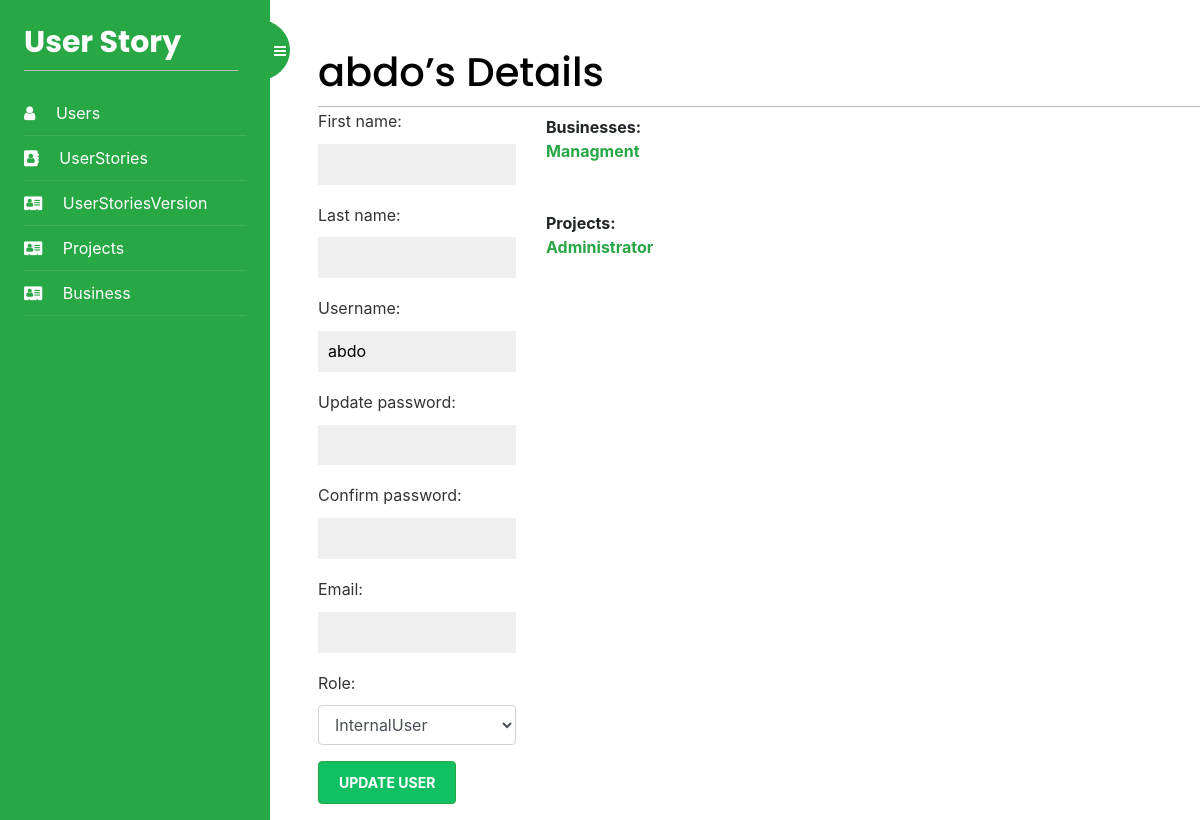
Screenshot of /Users/userDetails/4 with the database file from the repository.
### UserStoryApp/models.py (models this page shows, shortened)
class User (AbstractUser):
    Role = models.IntegerField(blank=True, null=True, default=2)
    project = []
    business = []

class Business(models.Model):
    id = models.AutoField(primary_key=True)
    businessIndustry = models.ManyToManyField(
        BusinessCategory)
    hourlyRate = models.IntegerField(blank=True, null=True)
    name = models.TextField(blank=True)
    LegalEntityName = models.TextField(blank=True)
    Address = models.TextField(blank=True)
    BusinessNumber = models.IntegerField(blank=True, null=True)
    BusinessEmail = models.TextField(blank=True)
    User = models.ManyToManyField(User)
    ABN = models.IntegerField(blank=True, null=True)
    class Meta:
        db_table = "Business"

class Project(models.Model):
    id = models.AutoField(primary_key=True)
    name = models.TextField(blank=True)
    Business = models.ForeignKey(Business, on_delete=models.CASCADE)
    User = models.ForeignKey(
        User, on_delete=models.CASCADE, blank=True, null=True)
    project = ""
    class Meta:
        db_table = "Project"

### Users/views.py (the view, shortened to what this page needs)
# urls.py: path('userDetails/<int:id>', views.userDetails, name='userDetails')
def userDetails(request, id):
    User = get_user_model()
    users = User.objects.get(id=id)
    projects = Project.objects.filter(User=users)
    business = Business.objects.filter(User=users)
    form = EditUserForm(
        initial={'first_name': users.first_name, 'last_name': users.last_name, 'username': users.username, 'Update_password': users.password,
                 'email': users.email, 'Role': (users.Role, Role(users.Role).name)})
    return render(request, 'user/userDetails.html', {'form': form, 'projects': projects, 'business': business})

### Users/forms.py (shortened to what this page needs)
class EditUserForm(forms.ModelForm):
    first_name = forms.CharField(
        widget=forms.TextInput(attrs={'class': 'w-100'}))
    last_name = forms.CharField(
        widget=forms.TextInput(attrs={'class': 'w-100'}))
    username = forms.CharField(
        widget=forms.TextInput(attrs={'class': 'w-100'}))
    Update_password = forms.CharField(
        widget=forms.PasswordInput(attrs={'class': 'w-100'}))
    confirm_password = forms.CharField(
        widget=forms.PasswordInput(attrs={'class': 'w-100'}))
    email = forms.CharField(widget=forms.TextInput(attrs={'class': 'w-100'}))
    Role = forms.TypedChoiceField(choices=[(choice.value, choice.name)
                                           for choice in Role], widget=forms.Select(attrs={'class': 'form-control form-select'}))
    class Meta:
        model = User
        fields = ['first_name', 'last_name',
                  'username', 'Update_password', 'confirm_password', 'email', 'Role']

### Users/templates/user/userDetails.html (shortened to what this page needs)
{% extends "base.html" %}
{% block content %}
<div>
    <h1 class="m-auto">{{form.username.value}}’s Details</h1>
</div>
<div class="row">
    <form class="col-3" method="post">
        {{ form.as_p }}
        <p><input type="submit" class="btn btn-success" value="Update User"></p>
    </form>
    <div class="col-4 mt-2">
        <div>
            <strong>Businesses:</strong>
            <div class="">
                {% for b in business %}
                <a class="text-success" href="{% url 'BusinessDetails' b.id %}"><strong class="d-block">{{b.name}}</strong></a>
                {% endfor %}
            </div>
        </div>
        <div class="mt-5">
            <strong>Projects:</strong>
            <div >
                {% for p in projects %}
                <a class="text-success" href="{% url 'projectDetails' p.id %}"><strong class="d-block">{{p.name}}</strong></a>
                {% endfor %}
            </div>
        </div>
    </div>
</div>
{% endblock %}

### account/static/css/base.css (style rules this page uses)
body { margin:0; padding:0; font-family:helvetica, sans-serif; }
p { line-height: 1.8; }
a { color:#12c064; text-decoration:none; }
h1, h2, h3, h4, h5 , h6 { font-family: 'Muli', sans-serif; font-weight:normal; }
h1 { border-bottom:1px solid #bbb; padding:0 0 10px 0; margin:10px 0 20px 0; }
form { overflow:auto; }
form p { width:100%; overflow:auto; }
label { float:left; clear:both; color:#333; margin-bottom:4px; }
input, textarea { clear:both; float:left; margin:0 0 10px; background:#efefef; border:0; padding:6px 10px; font-size:14px; }
input[type=submit], a.button { font-weight:bold; background:#12c064; color:#fff; padding:10px 20px; font-size:14px; text-transform:uppercase; }

### Users/templates/base.html (style rules this page uses)
label { display: block; width: 100%; }

### rows the page displays
User: username.value "abdo", username "abdo", Role "InternalUser"
Business: name "Managment"
Project: name "Administrator"
